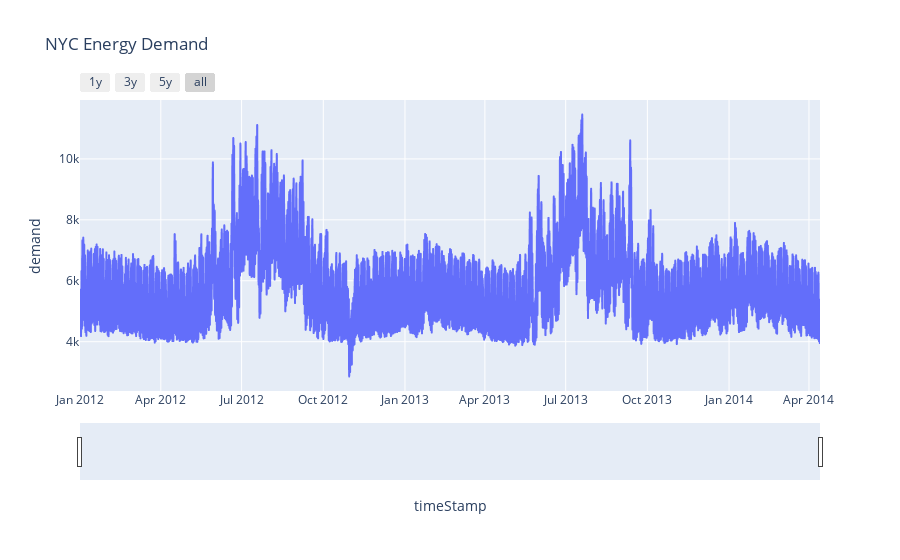

Write notebook code for a chart like this one.
### Code cell
fig = px.line(df, x='timeStamp', y='demand', hover_data=['temp'], title='NYC Energy Demand')

fig.update_xaxes(
    rangeslider_visible=True,
    rangeselector=dict(
        buttons=list([
            dict(count=1, label="1y", step="year", stepmode="backward"),
            dict(count=2, label="3y", step="year", stepmode="backward"),
            dict(count=3, label="5y", step="year", stepmode="backward"),
            dict(step="all")
        ])
    )
)
fig.show()

### Figure 1 — Plotly figure (JSON) as saved in the notebook; plotly's stock layout.template omitted (floating-point values rounded to 4 significant figures; data arrays with more than 128 entries replaced by an {"elided": "..."} marker saying what was removed)
{"data": [{"customdata": {"elided": "20000x1 float values"}, "hovertemplate": "timeStamp=%{x}<br>demand=%{y}<br>temp=%{customdata[0]}<extra></extra>", "legendgroup": "", "line": {"color": "#636efa", "dash": "solid"}, "mode": "lines", "name": "", "showlegend": false, "type": "scattergl", "x": {"elided": "20000 str values"}, "xaxis": "x", "y": {"elided": "20000 float values"}, "yaxis": "y"}], "layout": {"legend": {"tracegroupgap": 0}, "title": {"text": "NYC Energy Demand"}, "xaxis": {"anchor": "y", "domain": [0, 1], "rangeselector": {"buttons": [{"count": 1, "label": "1y", "step": "year", "stepmode": "backward"}, {"count": 2, "label": "3y", "step": "year", "stepmode": "backward"}, {"count": 3, "label": "5y", "step": "year", "stepmode": "backward"}, {"step": "all"}]}, "rangeslider": {"visible": true}, "title": {"text": "timeStamp"}}, "yaxis": {"anchor": "x", "domain": [0, 1], "title": {"text": "demand"}}}}
